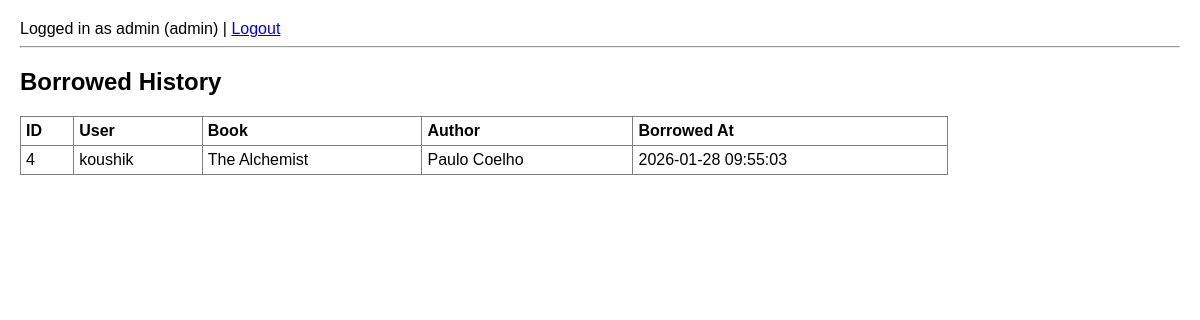
The page /admin/borrowed (signed in) on the database its author committed.
### tables this page shows
CREATE TABLE borrowed_books (
        id INTEGER PRIMARY KEY AUTOINCREMENT,
        user_id INTEGER,
        book_id INTEGER,
        borrowed_at TIMESTAMP DEFAULT CURRENT_TIMESTAMP
    );

CREATE TABLE users (
        id INTEGER PRIMARY KEY AUTOINCREMENT,
        username TEXT UNIQUE,
        password BLOB,
        role TEXT
    );

CREATE TABLE books (
        id INTEGER PRIMARY KEY AUTOINCREMENT,
        title TEXT,
        author TEXT,
        available INTEGER
    );

### admin.py (the view)
@admin_bp.route("/borrowed")
@login_required
@role_required("admin")
def borrowed_history():
    db = get_db()
    borrowed = db.execute("""
        SELECT bb.id, u.username, b.title, b.author, bb.borrowed_at
        FROM borrowed_books bb
        JOIN users u ON bb.user_id = u.id
        JOIN books b ON bb.book_id = b.id
        ORDER BY bb.borrowed_at DESC
    """).fetchall()
    return render_template("admin/borrowed.html", borrowed=borrowed, user=g.user)

### auth.py (called while the page is built)
def decode_jwt(token):
    try:
        return jwt.decode(token, app.config["SECRET_KEY"], algorithms=["HS256"])
    except:
        return None

def login_required(fn):
    @wraps(fn)
    def wrapper(*args, **kwargs):
        token = request.cookies.get("access_token")
        if not token:
            return redirect(url_for("login"))
        decoded = decode_jwt(token)
        if not decoded:
            return redirect(url_for("login"))
        g.user = {
            "id": decoded["user_id"],
            "username": decoded["username"],
            "role": decoded["role"]
        }
        return fn(*args, **kwargs)
    return wrapper

def role_required(role):
    def decorator(fn):
        @wraps(fn)
        def wrapper(*args, **kwargs):
            if not g.user or g.user["role"] != role:
                flash("Unauthorized access!")
                return redirect(url_for("login"))
            return fn(*args, **kwargs)
        return wrapper
    return decorator

### database.py (called while the page is built)
def get_db():
    conn = sqlite3.connect(DB)
    conn.row_factory = sqlite3.Row
    return conn

### templates/admin/borrowed.html
{% extends "base.html" %}
{% block content %}
<h2>Borrowed History</h2>
<table border="1" cellpadding="5">
    <tr>
        <th>ID</th>
        <th>User</th>
        <th>Book</th>
        <th>Author</th>
        <th>Borrowed At</th>
    </tr>
    {% for b in borrowed %}
    <tr>
        <td>{{ b.id }}</td>
        <td>{{ b.username }}</td>
        <td>{{ b.title }}</td>
        <td>{{ b.author }}</td>
        <td>{{ b.borrowed_at }}</td>
    </tr>
    {% endfor %}
</table>
{% endblock %}

### templates/static/style.css (style rules this page uses)
body { font-family: Arial, sans-serif; margin: 20px; }
table { border-collapse: collapse; width: 80%; }
th, td { padding: 5px; text-align: left; }

### rows shown on the page
borrowed_books: id "4", username "koushik", title "The Alchemist", author "Paulo Coelho", borrowed_at "2026-01-28 09:55:03"

### other values the page prints
{{ g.user.username }} "admin"
{{ g.user.role }} "admin"
